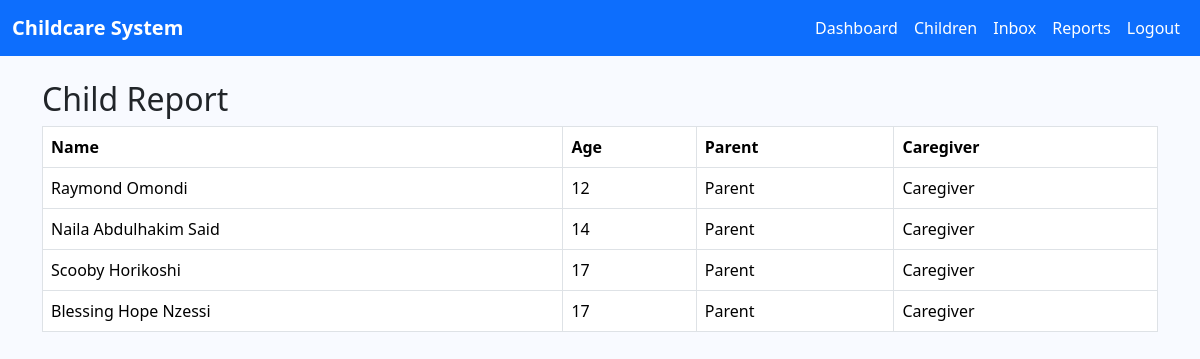
/reports/children/ (signed in), run on the app's committed database.
### core/models.py (models this page shows, shortened)
class Child(models.Model):
    name = models.CharField(max_length=100)
    age = models.PositiveIntegerField()
    parent = models.ForeignKey(
        settings.AUTH_USER_MODEL,
        on_delete=models.CASCADE,
        limit_choices_to={'role': 'PARENT'},
        related_name='children_as_parent'
    )
    caregiver = models.ForeignKey(
        settings.AUTH_USER_MODEL,
        on_delete=models.SET_NULL,
        null=True, blank=True,
        limit_choices_to={'role': 'CAREGIVER'},
        related_name='children_as_caregiver'
    )

class User(AbstractUser):
    ROLE_CHOICES = (
        ('ADMIN', 'Administrator'),
        ('CAREGIVER', 'Caregiver'),
        ('PARENT', 'Parent'),
    )
    role = models.CharField(max_length=15, choices=ROLE_CHOICES, default='PARENT')

### core/views.py (the view)
# urls.py: path('reports/children/', views.child_report, name='child_report'),
@login_required
def child_report(request):
    if request.user.role == 'ADMIN':
        children = Child.objects.all()
    elif request.user.role == 'PARENT':
        children = request.user.children_as_parent.all()
    elif request.user.role == 'CAREGIVER':
        children = request.user.children_as_caregiver.all()
    else:
        children = []
    return render(request, 'child_report.html', {'children': children})

### core/templates/child_report.html (shortened to what this page needs)
{% extends 'base.html' %}
{% block content %}
<h2>Child Report</h2>
<table class="table table-bordered">
    <tr>
        <th>Name</th>
        <th>Age</th>
        <th>Parent</th>
        <th>Caregiver</th>
    </tr>
    {% for child in children %}
    <tr>
        <td>{{ child.name }}</td>
        <td>{{ child.age }}</td>
        <td>{{ child.parent.username }}</td>
        <td>
            {% if child.caregiver %}
                {{ child.caregiver.username }}
            {% else %}
                Unassigned
            {% endif %}
        </td>
    </tr>
    {% endfor %}
</table>
{% endblock %}

### core/templates/base.html (style rules this page uses)
body { background-color: #f8faff; }

### data on the page
Child: name "Raymond Omondi", age "12", parent.username "Parent", caregiver.username "Caregiver"
Child: name "Naila Abdulhakim Said", age "14", parent.username "Parent", caregiver.username "Caregiver"
Child: name "Scooby Horikoshi", age "17", parent.username "Parent", caregiver.username "Caregiver"
Child: name "Blessing Hope Nzessi", age "17", parent.username "Parent", caregiver.username "Caregiver"
